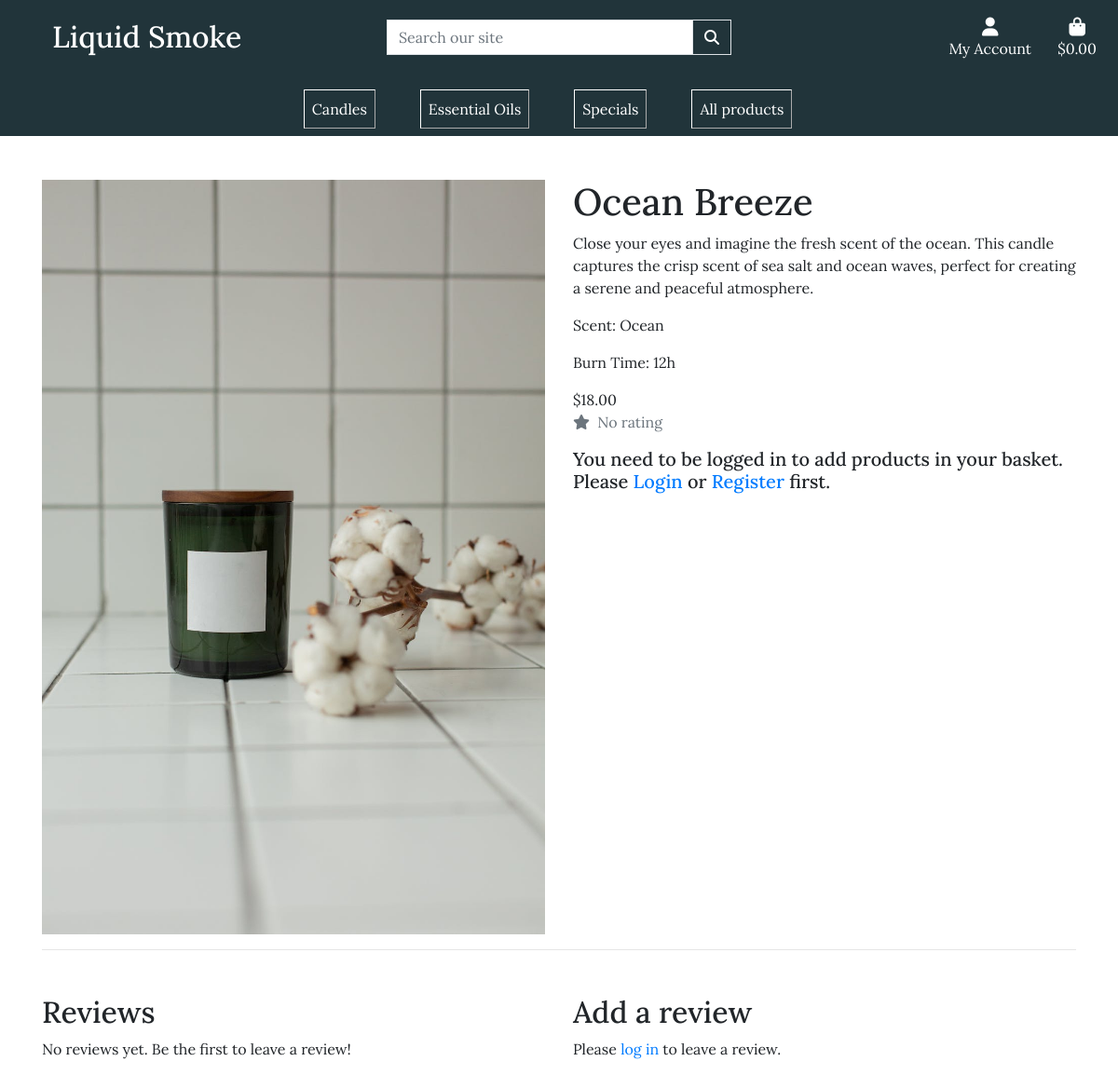
/product/5/, run on the app's committed database.
### catalog/models.py (models this page shows, shortened)
class Product(models.Model):
    name = models.CharField(max_length=255)
    description = models.TextField()
    price = models.DecimalField(max_digits=6, decimal_places=2)
    discounted_price = models.DecimalField(max_digits=6,
                                           decimal_places=2,
                                           null=True,
                                           blank=True)
    image = models.ImageField(upload_to='product_images/')
    is_available = models.BooleanField(default=True)
    categories = models.ManyToManyField(Category, blank=True)
    class Meta:
        verbose_name_plural = 'products'
    def avg_rating(self):
        reviews = self.reviews.filter(approved=True)
        if reviews.count() > 0:
            return reviews.aggregate(Avg('rating'))['rating__avg']
        else:
            return None

class Candle(Product):
    scent = models.CharField(max_length=255)
    burn_time = models.CharField(max_length=50)

### catalog/views.py (the view)
def product_details(request, product_id):
    product = get_object_or_404(Product, pk=product_id)
    if request.method == 'POST':
        if 'review_form' in request.POST:
            form = ReviewForm(request.POST)
            if form.is_valid():
                review = Review(
                    product=product,
                    user=request.user,
                    title=form.cleaned_data['title'],
                    body=form.cleaned_data['body'],
                    rating=form.cleaned_data['rating']
                )
                review.save()
        else:
            form = ReviewForm()
    else:
        form = ReviewForm()
    reviews = Review.objects.filter(product=product, approved=True)
    context = {
        'product': product,
        'reviews': reviews,
        'form': form,
    }
    return render(request, 'home/product_details.html', context)

### catalog/forms.py
class ReviewForm(forms.ModelForm):
    class Meta:
        model = Review
        fields = ('title', 'body', 'rating')
        labels = {
            'title': 'Title',
            'body': 'Body',
            'rating': 'Rating',
        }
        widgets = {
            'title': forms.TextInput(attrs={'class': 'form-control'}),
            'body': forms.Textarea(attrs={'class': 'form-control'}),
            'rating': forms.Select(attrs={'class': 'form-control'}),
        }

### catalog/templates/home/product_details.html (shortened to what this page needs)
{% extends 'base.html' %}
{% load custom_filters %}
{% load crispy_forms_tags %}
{% block content %}
<div class="container my-5">
    <div class="row">
        <div class="col-md-6">
            <img src="{{ product.image.url }}" alt="{{ product.name }}" class="img-fluid">
        </div>
        <div class="col-md-6">
            <h1>{{ product.name }}</h1>
            <p>{{ product.description }}</p>
            {% if product.candle %}
            <p class="card-text">Scent: {{ product.candle.scent }}</p>
            <p class="card-text">Burn Time: {{ product.candle.burn_time }}</p>
            {% elif product.essentialoil %}
            <p class="card-text">Scent: {{ product.essentialoil.scent }}</p>
            <p class="card-text">Volume: {{ product.essentialoil.volume }}</p>
            {% endif %}
            {% if product.discounted_price %}
            <del>${{ product.price }}</del> <span class="discount">${{ product.discounted_price }}</span>
            {% else %}
            ${{ product.price }}
            {% endif %}
            <p class="text-muted">
                <i class="fas fa-star mr-1"></i>
                {% if product.avg_rating %}
                  {{ product.avg_rating|floatformat:1 }} / 5
                {% else %}
                  No rating
                {% endif %}
              </p>
            {% if request.user.is_authenticated %}
            <form method="POST" action="{% url 'add_to_basket' product.id %}">
                {% csrf_token %}
                <input type="hidden" name="product_id" value="{{ product.id }}">
                <label for="quantity">Quantity:</label>
                <select id="quantity" name="quantity">
                    {% for i in 10|make_range:1 %}
                    <option value="{{ i }}">{{ i }}</option>
                    {% endfor %}
                </select>
                <button type="submit" class="btn btn-primary">Add to Basket</button>
            </form>
            {% else %}
            <h5>You need to be logged in to add products in your basket. Please <a href="{% url 'account_login' %}">Login</a> or <a href="{% url 'account_signup' %}">Register</a> first.</h5>
            {% endif %}
        </div>
    </div>
    <hr>
    <div class="row my-5">
        <div class="col-md-6">
            <h2>Reviews</h2>
            {% if reviews %}
                <ul>
                    {% for review in reviews %}
                        <li>
                            <p><i class="fas fa-star mr-1"></i>{{ review.rating }} / 5</p>
                            <p><strong>{{ review.title }}</strong></p>
                            <p>{{ review.body }}</p>
                            <small>Posted by {{ review.user.username }} on {{ review.created_at }}</small>
                        </li>
                    {% endfor %}
                </ul>
            {% else %}
                <p>No reviews yet. Be the first to leave a review!</p>
            {% endif %}
        </div>
        <div class="col-md-6">
            <h2>Add a review</h2>
            {% if request.user.is_authenticated %}
            <form method="POST" action="">
                {% csrf_token %}
                <div class="form-group">
                    <label for="id_title">Title</label>
                    <input type="text" class="form-control" id="id_title" name="title" required>
                </div>
                <div class="form-group">
                    <label for="id_body">Body</label>
                    <textarea class="form-control" id="id_body" name="body" rows="3" required></textarea>
                </div>
                <div class="form-group">
                    <label for="id_rating">Rating</label>
                    <select class="form-control" id="id_rating" name="rating" required>
                        {% for i in 5|make_range:1 %}
                        <option value="{{ i }}">{{ i }}</option>
                        {% endfor %}
                    </select>
                </div>
                <button type="submit" class="btn btn-primary" name="review_form">Submit</button>
            </form>
            {% else %}
            <p>Please <a href="{% url 'account_login' %}">log in</a> to leave a review.</p>
            {% endif %}
        </div>
    </div>
</div>
{% endblock %}

### static/css/base.css (style rules this page uses)
html { height: 100%; scroll-behavior: smooth; }
body { padding-top: 145px; font-family: 'Lora', serif; font-size: 1rem; }

### data on the page
Product: image (picture), name "Ocean Breeze", description "Close your eyes and imagine the fresh scent of the ocean. This candle captures the crisp scent of sea salt and ocean waves, perfect for creating a serene and peaceful atmosphere.", candle.scent "Ocean", candle.burn_time "12h", price "18.00"
